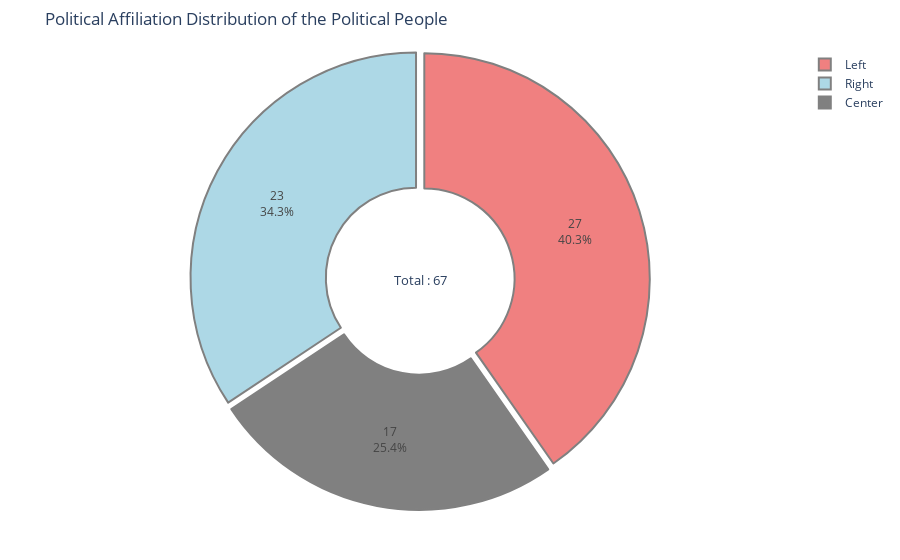

Notebook code for this chart:
### Code cell
# visualisation of the political affiliation distribution
affiliation_counts = {"Right": 0, "Left": 0, "Center": 0}

for affiliation in politicien['political_affiliation']:
    if affiliation in affiliation_counts:
        affiliation_counts[affiliation] += 1

tot_politicien = politicien.shape[0]

data_plot = pd.DataFrame({'Affiliation': list(affiliation_counts.keys()), 'Count': list(affiliation_counts.values())})
colors = {
    'Right': 'lightblue',
    'Left': 'lightcoral',
    'Center': 'gray'
}

fig = px.pie(data_plot, values='Count', names='Affiliation', 
             color='Affiliation',  
             color_discrete_map=colors,  
             title='Political Affiliation Distribution of the Political People',
             hole=0.4,  
             labels={'Affiliation': 'Political Class', 'Count': 'Number of People'},  
             template='plotly_white')
fig.update_traces(hoverinfo='label+percent', textinfo='value+percent', pull=[0.02, 0.02, 0.02])
fig.update_traces(marker=dict(line=dict(color='gray', width=2))) 
fig.update_layout(
    margin=dict(t=50, b=50, l=50, r=50),
    hovermode='closest'
)
fig.update_layout(
    xaxis=dict(
        fixedrange=False
    ),
    yaxis=dict(
        fixedrange=False
    ),
    autosize=True,
    margin=dict(autoexpand=True),
)

fig.add_annotation(
    go.layout.Annotation(
        text=f"Total : {tot_politicien}",
        x=0.5,
        y=0.5,
        showarrow=False,
        font=dict(size=13)
    )
)
fig.show()
fig.write_html("./plots/repart_bias_pol_2a3_1.html")

### Figure 1 — Plotly figure (JSON) as saved in the notebook; plotly's stock layout.template omitted (floating-point values rounded to 4 significant figures)
{"data": [{"customdata": [["Right"], ["Left"], ["Center"]], "domain": {"x": [0, 1], "y": [0, 1]}, "hole": 0.4, "hoverinfo": "label+percent", "hovertemplate": "Political Class=%{customdata[0]}<br>Number of People=%{value}<extra></extra>", "labels": ["Right", "Left", "Center"], "legendgroup": "", "marker": {"colors": ["lightblue", "lightcoral", "gray"], "line": {"color": "gray", "width": 2}}, "name": "", "pull": [0.02, 0.02, 0.02], "showlegend": true, "textinfo": "value+percent", "type": "pie", "values": [23, 27, 17]}], "layout": {"annotations": [{"font": {"size": 13}, "showarrow": false, "text": "Total : 67", "x": 0.5, "y": 0.5}], "autosize": true, "hovermode": "closest", "legend": {"tracegroupgap": 0}, "margin": {"autoexpand": true, "b": 50, "l": 50, "r": 50, "t": 50}, "title": {"text": "Political Affiliation Distribution of the Political People"}, "xaxis": {"fixedrange": false}, "yaxis": {"fixedrange": false}}}
